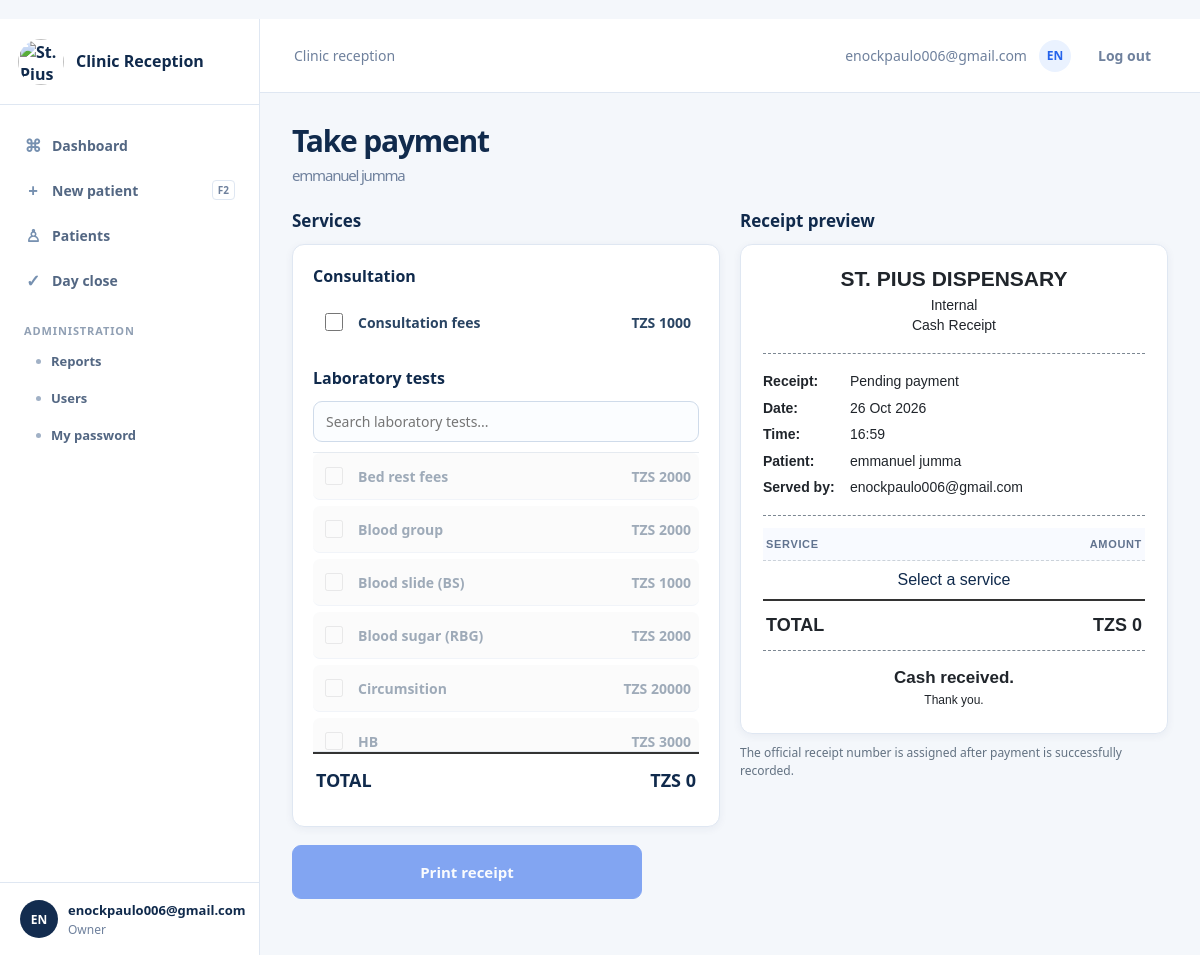
/visit/1/pay/ (signed in), run on the app's committed database.
### reception/models.py (models this page shows, shortened)
class Visit(models.Model):
    SEX = [
        ("M", "Male"),
        ("F", "Female"),
    ]
    name = models.CharField(max_length=120)
    first_name = models.CharField(max_length=60, blank=True, default="")
    second_name = models.CharField(max_length=60, blank=True, default="")
    phone = models.CharField(max_length=20, blank=True)
    age = models.PositiveSmallIntegerField()
    sex = models.CharField(max_length=1, choices=SEX)
    physical_address = models.CharField(
        max_length=255,
        blank=True,
        default="",
    )
    created_at = models.DateTimeField(auto_now_add=True)
    created_by = models.ForeignKey(
        User,
        on_delete=models.PROTECT,
        related_name="+",
    )
    patient = models.ForeignKey(Patient, on_delete=models.PROTECT, related_name="visits")

class Service(models.Model):
    KINDS = [
        ("CONSULT", "Consultation"),
        ("TEST", "Test"),
    ]
    name = models.CharField(max_length=100)
    kind = models.CharField(max_length=10, choices=KINDS)
    price = models.PositiveIntegerField(help_text="TZS")
    active = models.BooleanField(default=True)
    class Meta:
        ordering = ["kind", "name"]

### reception/views.py (the view, shortened to what this page needs)
# urls.py: path("visit/<int:pk>/pay/", views.visit_pay, name="visit_pay"),
@login_required
def visit_pay(request, pk):
    visit = get_object_or_404(Visit, pk=pk)
    active_services = Service.objects.filter(active=True)
    consultations = active_services.filter(
        kind="CONSULT"
    ).order_by("name")
    tests = active_services.filter(
        kind="TEST"
    ).order_by("name")
    today = timezone.localdate()
    consultation_paid_today = Payment.objects.filter(
        visit=visit,
        paid_at__date=today,
        items__service__kind="CONSULT",
    ).exists()
    context = {
        "visit": visit,
        "consultations": consultations,
        "tests": tests,
        "consultation_paid_today": consultation_paid_today,
        "consultation_enabled": not consultation_paid_today,
        "tests_enabled": consultation_paid_today,
        "earlier_receipts": (
            visit.payments
            .select_related("received_by")
            .order_by("-paid_at")
        ),
    }
    return render(
        request,
        "reception/visit_pay.html",
        context,
    )

### reception/context_processors.py (called while the page is built)
def clinic_name(request):
    return {"CLINIC_NAME": get_clinic_name(), "is_owner": is_owner(request.user)}

### reception/services.py (called while the page is built)
def is_owner(user):
    return bool(
        user
        and user.is_authenticated
        and (
            user.is_superuser
            or user.groups.filter(name="Owner").exists()
        )
    )

### reception/templates/reception/visit_pay.html (shortened to what this page needs)
{% extends "reception/base.html" %}
{% block content %}
<div class="take-payment-page">
  <h1 class="payment-title">
    Take payment
    <small>{% if visit.first_name or visit.second_name %}{{ visit.first_name }} {{ visit.second_name }}{% else %}{{ visit.name }}{% endif %}</small>
  </h1>
  <div class="payment-layout">
    <section class="services-column">
      <h2 class="section-title">Services</h2>
      <form method="post" id="payment-form">
        <div class="services-box">
          <h3 class="service-category">Consultation</h3>
          <div class="service-list">
            {% for service in consultations %}
              <label class="service-option {% if not consultation_enabled %}is-disabled{% endif %}">
                <span class="service-option-left">
                  <input
                    class="service-choice"
                    type="checkbox"
                    name="services"
                    value="{{ service.pk }}"
                    data-kind="CONSULT"
                    data-price="{{ service.price }}"
                    data-service-name="{{ service.name }}"
                  >
                  <span class="service-option-name">{{ service.name }}</span>
                </span>
                <span class="service-option-price">
                  TZS {{ service.price }}
                </span>
              </label>
            {% empty %}
              <p class="no-services">
                No consultation services are active.
              </p>
            {% endfor %}
          </div>
          <h3 class="service-category">Laboratory tests</h3>
          <input
            type="search"
            id="test-search"
            class="test-search"
            placeholder="Search laboratory tests..."
            aria-label="Search laboratory tests"
            autocomplete="off"
            {% if not tests_enabled %}disabled{% endif %}
          >
          <div class="test-list-scroll" id="test-list-scroll">
            {% for service in tests %}
              <label class="service-option test-option {% if not tests_enabled %}is-disabled{% endif %}">
                <span class="service-option-left">
                  <input
                    class="service-choice"
                    type="checkbox"
                    name="services"
                    value="{{ service.pk }}"
                    data-kind="TEST"
                    data-price="{{ service.price }}"
                    data-service-name="{{ service.name }}"
                    {% if not tests_enabled %}disabled{% endif %}
                  >
                  <span class="service-option-name">{{ service.name }}</span>
                </span>
                <span class="service-option-price">
                  TZS {{ service.price }}
                </span>
              </label>
            {% empty %}
              <p class="no-services">No laboratory tests are active.</p>
            {% endfor %}
          </div>
          <div class="receipt-total">
            <span>TOTAL</span>
            <span>TZS <span id="live-total">0</span></span>
          </div>
        </div>
        <button
          type="submit"
          class="print-receipt-button"
          id="print-receipt-button"
          disabled
        >
          Print receipt
        </button>
      </form>
    </section>
    <section class="receipt-column">
      <h2 class="section-title receipt-heading-label">Receipt preview</h2>
      <div class="receipt-paper" id="receipt-paper">
        <div class="receipt-header">
          <h3>ST. PIUS DISPENSARY</h3>
          <p>Internal</p>
          <p>Cash Receipt</p>
        </div>
        <div class="receipt-details">
          <div class="receipt-detail-row">
            <strong>Receipt:</strong>
            <span>Pending payment</span>
          </div>
          <div class="receipt-detail-row">
            <strong>Date:</strong>
            <span id="receipt-date"></span>
          </div>
          <div class="receipt-detail-row">
            <strong>Time:</strong>
            <span id="receipt-time"></span>
          </div>
          <div class="receipt-detail-row">
            <strong>Patient:</strong>
            <span>{{ visit.name }}</span>
          </div>
          <div class="receipt-detail-row">
            <strong>Served by:</strong>
            <span>{{ request.user.get_username }}</span>
          </div>
        </div>
        <table class="receipt-items">
          <thead>
            <tr>
              <th>Service</th>
              <th>Amount</th>
            </tr>
          </thead>
          <tbody id="receipt-service-list">
          </tbody>
        </table>
        <div class="receipt-total">
          <span>TOTAL</span>
          <span>TZS <span id="receipt-total">0</span></span>
        </div>
        <div class="receipt-footer">
          Cash received.
          <p>Thank you.</p>
        </div>
      </div>
      <p class="receipt-notice">
        The official receipt number is assigned after payment is successfully recorded.
      </p>
    </section>
  </div>
</div>
{% endblock %}

### reception/templates/reception/base.html (shortened to what this page needs)
<!doctype html>
{% load static %}
<html lang="en">
<head>
    <link rel="stylesheet" href="{% static 'css/app.css' %}">
</head>
<body>
    <div class="app-shell">
        <aside class="sidebar">
            <a class="brand" href="{% url 'dashboard' %}">
                <img
                    class="brand-logo"
                    src="{% static 'images/st-pius-logo.png' %}"
                    alt="St. Pius Dispensary logo"
                >
                <span class="brand-name">{{ CLINIC_NAME }}</span>
            </a>
            <nav class="nav" aria-label="Main navigation">
                <a
                    class="nav-link {% if request.resolver_match.url_name == 'dashboard' %}active{% endif %}"
                    href="{% url 'dashboard' %}"
                >
                    <span class="nav-icon">⌘</span>
                    Dashboard
                </a>
                <a
                    id="new-patient-link"
                    class="nav-link {% if request.resolver_match.url_name == 'visit_new' %}active{% endif %}"
                    href="{% url 'visit_new' %}"
                >
                    <span class="nav-icon">+</span>
                    New patient
                    <kbd>F2</kbd>
                </a>
                <a
                    class="nav-link {% if request.resolver_match.url_name == 'patient_list' or request.resolver_match.url_name == 'patient_detail' %}active{% endif %}"
                    href="{% url 'patient_list' %}"
                >
                    <span class="nav-icon">♙</span>
                    Patients
                </a>
                <a
                    class="nav-link {% if request.resolver_match.url_name == 'day_close' %}active{% endif %}"
                    href="{% url 'day_close' %}"
                >
                    <span class="nav-icon">✓</span>
                    Day close
                </a>
                {% if is_owner %}
                    <div class="nav-group">Administration</div>
                    <a
                        class="nav-sub {% if request.resolver_match.url_name == 'reports' or request.resolver_match.url_name == 'report_day' %}active{% endif %}"
                        href="{% url 'reports' %}"
                    >
                        Reports
                    </a>
                    <a
                        class="nav-sub {% if request.resolver_match.url_name == 'user_list' or request.resolver_match.url_name == 'user_new' %}active{% endif %}"
                        href="{% url 'user_list' %}"
                    >
                        Users
                    </a>
                {% endif %}
                <a
                    class="nav-sub {% if request.resolver_match.url_name == 'account_password' %}active{% endif %}"
                    href="{% url 'account_password' %}"
                >
                    My password
                </a>
            </nav>
            <div class="sidebar-user">
                <span class="avatar">
                    {{ user.get_username|slice:':2'|upper }}
                </span>
                <span>
                    <strong>
                        {{ user.get_full_name|default:user.get_username }}
                    </strong>
                    <small>
                        {% if is_owner %}Owner{% else %}Receptionist{% endif %}
                    </small>
                </span>
            </div>
        </aside>
        <section class="shell">
            <header class="topbar">
                <div class="topbar-crumb">
                    {% block topbar %}Clinic reception{% endblock %}
                </div>
                <div class="topbar-user">
                    <span>{{ user.get_username }}</span>
                    <span class="avatar avatar-small">
                        {{ user.get_username|slice:':2'|upper }}
                    </span>
                    <form method="post" action="{% url 'logout' %}">
                        <button class="logout" type="submit">
                            Log out
                        </button>
                    </form>
                </div>
            </header>
            <main>
                {% block content %}{% endblock %}
            </main>
        </section>
    </div>
</body>
</html>

### reception/templates/reception/visit_pay.html (style rules this page uses)
.take-payment-page { width: 100%; }
.payment-title { text-align: center; margin: 8px 0 30px; font-size: 30px; }
.payment-title small { color: #637282; font-size: 20px; font-weight: 400; }
.payment-layout { display: grid; grid-template-columns: 1fr 1fr; gap: 32px; align-items: start; }
.services-column, .receipt-column { min-width: 0; }
.section-title { margin: 0 0 12px; font-size: 22px; font-weight: 600; }
.services-box { padding: 18px; background: #fff; border: 1px solid #cbd5df; border-radius: 5px; }
.service-category { margin: 0 0 12px; font-size: 19px; }
.service-list { margin-bottom: 22px; }
.test-search { display: block; width: 100%; padding: 10px 12px; margin-bottom: 10px; border: 1px solid #cbd5df; border-radius: 5px; font-size: 14px; }
.test-list-scroll { max-height: 300px; overflow-y: auto; overflow-x: hidden; border-top: 1px solid #e5eaf0; border-bottom: 1px solid #e5eaf0; }
.service-option { display: flex; align-items: center; justify-content: space-between; gap: 14px; padding: 11px 8px; border-bottom: 1px solid #e5eaf0; cursor: pointer; }
.service-option:last-child { border-bottom: 0; }
.service-option-left { display: flex; align-items: center; gap: 12px; min-width: 0; }
.service-option input { width: 18px; height: 18px; flex-shrink: 0; accent-color: #2878c8; }
.service-option input:disabled { cursor: not-allowed; }
.service-option-name { overflow-wrap: anywhere; }
.service-option-price { white-space: nowrap; font-weight: 600; }
.service-option.is-disabled { opacity: .45; cursor: not-allowed; background: #f5f6f7; }
.print-receipt-button { width: 100%; max-width: 350px; min-height: 54px; margin-top: 18px; padding: 12px 20px; border: 1px solid #2878c8; border-radius: 5px; background: #2878c8; color: white; font-size: 18px; font-weight: 600; cursor: pointer; }
.print-receipt-button:disabled { opacity: .55; cursor: not-allowed; }
.receipt-heading-label { margin-bottom: 12px; }
.receipt-paper { min-height: 400px; padding: 22px 20px; background: #fff; border: 1px solid #cbd5df; border-radius: 3px; color: #20252b; font-family: Arial, sans-serif; font-size: 14px; }
.receipt-header { text-align: center; padding-bottom: 16px; border-bottom: 1px dashed #7c8792; }
.receipt-header h3 { margin: 0 0 6px; font-size: 21px; }
.receipt-header p { margin: 4px 0; }
.receipt-details { padding: 14px 0; line-height: 1.9; border-bottom: 1px dashed #7c8792; }
.receipt-detail-row { display: grid; grid-template-columns: 82px minmax(0, 1fr); gap: 5px; }
.receipt-detail-row span:last-child { overflow-wrap: anywhere; }
.receipt-items { width: 100%; margin-top: 12px; border-collapse: collapse; }
.receipt-items th, .receipt-items td { padding: 10px 3px; text-align: left; vertical-align: top; border-bottom: 1px dashed #cbd2d9; white-space: normal; }
.receipt-items th:last-child, .receipt-items td:last-child { text-align: right; white-space: nowrap; }
.receipt-total { display: flex; justify-content: space-between; gap: 10px; padding: 14px 3px; border-top: 2px solid #333; font-size: 18px; font-weight: 700; }
.receipt-footer { padding: 17px 0 4px; border-top: 1px dashed #7c8792; text-align: center; font-size: 17px; font-weight: 600; }
.receipt-footer p { margin: 5px 0 0; font-size: 12px; font-weight: 400; }
.receipt-notice { color: #637282; font-size: 12px; line-height: 1.5; margin-top: 10px; }

### data on the page
Visit: name "emmanuel jumma"
Service: name "Consultation fees", price "1000"
Service: name "Bed rest fees", price "2000"
Service: name "Blood group", price "2000"
Service: name "Blood slide (BS)", price "1000"
Service: name "Blood sugar (RBG)", price "2000"
Service: name "Circumsition", price "20000"
Service: name "HB", price "3000"

### other printed values
{{ CLINIC_NAME }} "Clinic Reception"
{{ user.get_username|slice:':2'|upper }} "EN"
{{ user.get_full_name|default:user.get_username }} "enockpaulo006@gmail.com"
{{ user.get_username }} "enockpaulo006@gmail.com"
{{ request.user.get_username }} "enockpaulo006@gmail.com"
